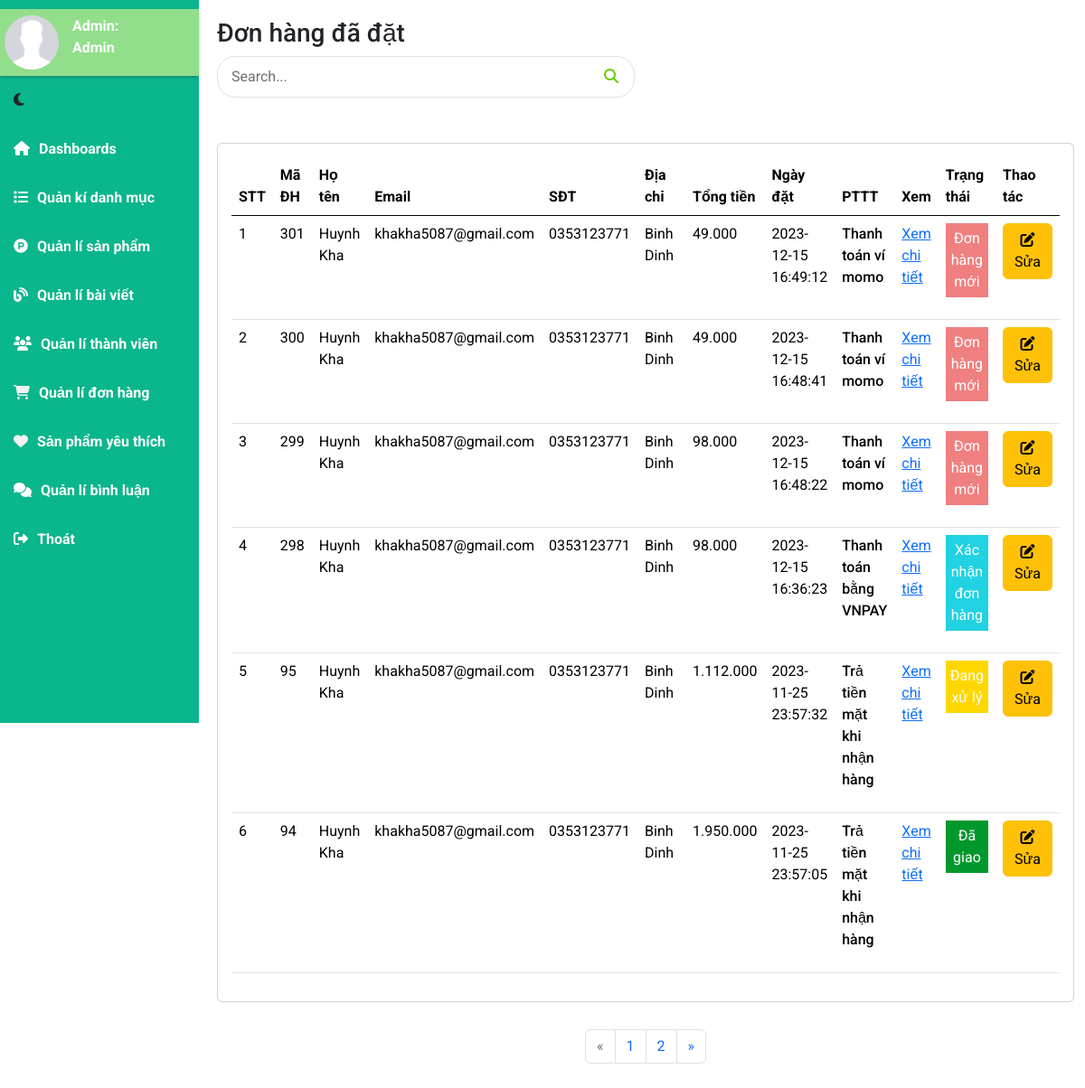
The app's page /admin/order (signed in) with its own data.
### tables this page shows
CREATE TABLE `donhang` (
  `MaDH` int NOT NULL,
  `HoTen` varchar(50) NOT NULL,
  `Email` varchar(50) NOT NULL,
  `SoDienThoai` varchar(50) NOT NULL,
  `DiaChi` varchar(255) NOT NULL,
  `GhiChu` text NOT NULL,
  `TongTien` int NOT NULL DEFAULT '0',
  `NgayDat` datetime NOT NULL DEFAULT CURRENT_TIMESTAMP,
  `MaTK` int NOT NULL,
  `PhuongThucTT` tinyint(1) NOT NULL COMMENT '1.Trả tiền mặt khi nhận hàng 2. Thanh toán bằng VNPAY 3.Thanh toan vi momo',
  `TrangThai` tinyint(1) NOT NULL DEFAULT '0' COMMENT '0.Đơn hàng mới 1.Đang xử lý 2. xác nhận đơn hàng 3.Đang giao hàng 4.Đã giao 5.Đã hủy 6.Giao hàng thất bại',
  `MaDHRandom` varchar(20) NOT NULL
);

### app/controller/c_admin.php (called while the page is built, shortened)
<?php
    class c_admin extends c_base{
        private $htmlAdmin;
        function __construct(){
            $this->htmlAdmin = new m_admin;
        }
            function order(){
                $this->titlepage = "Admin order";
                $page = isset($_GET['page']) ? (int)$_GET['page'] : 1;
                if(isset($_POST['search_product'])){
                    $keyword = $_POST['keyword'];
                } else {
                    $keyword = "";
                }
                $donghangall = $this->htmlAdmin->get_donhangadmin($keyword,$page);
                $SoTrang = ceil($this->htmlAdmin->order_adminPage()/6);
                $this->data['donghangall'] = $donghangall;
                $this->data['SoTrang'] = $SoTrang;
                $this->data['page'] = $page;
                $this->renderView("admin/v_admin_donhang", $this->titlepage ,$this->data);
            }
    }
?>

### app/routing/routeIndex.php (called while the page is built, shortened)
<?php
    $uri = isset($_GET['url']) ? "/".rtrim($_GET['url'], '/') : '/index';
    Route::dispatch($uri);
?>

### index.php (called while the page is built, shortened)
<?php
    include_once 'app/routing/routeIndex.php';
?>

### app/model/m_pdo.php (called while the page is built, shortened)
<?php
            class m_pdo{
        private $dbhost= DB_HOST;
        private $dbname= DB_NAME;
        private $username= DB_USERNAME;
        private $password = DB_PASSWORD;
        private $conn;
        function __construct(){
            try {
                $this->conn = new PDO("mysql:host=".$this->dbhost.";dbname=".$this->dbname, $this->username, $this->password);
                $this->conn->setAttribute(PDO::ATTR_ERRMODE, PDO::ERRMODE_EXCEPTION);
            } catch (PDOException $th) {
                throw $th;
            }
        }
        function pdo_query($sql){
            $sql_args = array_slice(func_get_args(), 1);
            try{
                $this->stmt = $this->conn->prepare($sql);
                $this->stmt->execute($sql_args);
                $rows = $this->stmt->fetchAll();
                return $rows;
            }
            catch(PDOException $e){
                throw $e;
            }
            finally{
                unset($conn);
            }
        }
    }
?>

### app/model/m_admin.php (called while the page is built, shortened)
<?php
    class m_admin {
        private $data;
        function __construct(){
            $this->data = new m_pdo;
        }
        function get_donhangadmin($keyword,$page=1){
            $BatDau = ($page - 1) * 6;
            return $this->data->pdo_query("SELECT * FROM donhang WHERE
                CASE
                    WHEN TrangThai = 0 THEN 'Đơn hàng mới'
                    WHEN TrangThai = 1 THEN 'Đang xử lý'
                    WHEN TrangThai = 2 THEN 'Xác nhận đơn hàng'
                    WHEN TrangThai = 3 THEN 'Đang giao hàng'
                    WHEN TrangThai = 4 THEN 'Đã giao'
                    WHEN TrangThai = 5 THEN 'Đã hủy'
                    WHEN TrangThai = 6 THEN 'Giao hàng thất bại'
                END
                LIKE '%$keyword%' OR HoTen LIKE '%$keyword%' ORDER BY MaDH DESC LIMIT $BatDau,6");
        }
    }
?>

### app/view/admin/v_admin_donhang.php (the view, shortened to what this page needs)
<?php include_once 'v_admin_header.php' ?>
<div class="main-content">
    <h3 class="title-page">
        Đơn hàng đã đặt
    </h3>
    <div class="row">
        <div class="col-md-6">
            <div class="blog__sidebar__search">
                <form action="" method="post">
                    <input type="text" name="keyword" placeholder="Search...">
                    <button type="submit" name="search_product"><i class="fa-solid fa-magnifying-glass" style="color: #69cc05;"></i></button>
                </form>
            </div>
        </div>
        <div class="col-md-6">
        </div>
    </div>
    <section class="row">
        <div class="col-sm-12 col-md-12 col xl-12">
            <div class="card chart">
                <table class="table">
                    <thead>
                        <tr>
                            <th>STT</th>
                            <th>Mã ĐH</th>
                            <th>Họ tên</th>
                            <th>Email</th>
                            <th>SĐT</th>
                            <th>Địa chỉ</th>
                            <th>Tổng tiền</th>
                            <th>Ngày đặt</th>
                            <th>PTTT</th>
                            <th>Xem</th>
                            <th>Trạng thái</th>
                            <th>Thao tác</th>
                        </tr>
                    </thead>
                    <tbody>
                        <?php
                            $stt = 1;
                            $donghangall = $data['donghangall'];
                            foreach($donghangall as $order):
                        ?>
                        <tr>
                            <td><?=$stt?></td>
                            <td><?=$order['MaDH']?></td>
                            <td><?=$order['HoTen']?></td>
                            <td><?=$order['Email']?></td>
                            <td><?=$order['SoDienThoai']?></td>
                            <td style="width:100px"><?=$order['DiaChi']?></td>
                            <td><?=number_format($order['TongTien'],"0",",",".")?></td>
                            <td><?=$order['NgayDat']?></td>
                            <td>
                                <?php
                                    switch ($order['PhuongThucTT']) {
                                        case '1':
                                            echo '<p style="font-weight: 500;">Trả tiền mặt khi nhận hàng</p>';
                                            break;
                                        case '2':
                                            echo '<p style="font-weight: 500;">Thanh toán bằng VNPAY</p>';
                                            break;
                                        case '3':
                                            echo '<p style="font-weight: 500;">Thanh toán ví momo</p>';
                                            break;
                                    }
                                ?>
                            </td>
                            <td><a href="<?=APPURL?>admin/orderDetail/<?=$order['MaDH']?>" class="a_linkdetail">Xem chi tiết</a></td>
                            <td>
                                <?php
                                    switch ($order['TrangThai']) {
                                        case '0':
                                            echo '<p style="text-align: center; color:#fff; padding:5px 5px; background-color: #F08080;">Đơn hàng mới</p>';
                                            break;
                                        case '1':
                                            echo '<p style="text-align: center; color:#fff; padding:5px 5px; background-color: #FFD700;">Đang xử lý</p>';
                                            break;
                                        case '2':
                                            echo '<p  style="text-align: center; color:#fff; padding:5px 5px; background-color: #21d2e2;">Xác nhận đơn hàng</p>';
                                            break;
                                        case '4':
                                            echo '<p style="text-align: center; color:#fff; padding:5px 5px; background-color: #00982d;">Đã giao</p>';
                                            break;
                                    }
                                ?>
                            </td>
                            <td>
                                <a href="<?=APPURL?>admin/orderEdit/<?=$order['MaDH']?>" class="btn btn-warning"><i class="fa-solid fa-pen-to-square"></i> Sửa</a>
                            </td>
                        </tr>
                        <?php
                            $stt++;
                            endforeach;
                        ?>
                    </tbody>
                </table>
            </div>
        </div>
    </section>
    <div class="admin__pagein">
    <ul class="pagination">
    <li class="page-item <?= ($data['page'] <= 1) ? "disabled" : ""?>">
            <a class="page-link" href="<?=APPURL?>admin/order?page=<?=($data['page']-1)?>" aria-label="Previous">
                <span aria-hidden="true">&laquo;</span>
            </a>
        </li>
        <?php
        $SoTrang = $data['SoTrang'];
        for($i=1; $i <= $SoTrang ; $i++): ?>
            <li class="page-item <?= ($page==$i) ? 'active' : '' ?>">
                <a class="page-link" href="<?=APPURL?>admin/order?page=<?=$i?>"><?=$i?></a>
            </li>
        <?php endfor;  ?>
        <li class="page-item <?=  ($page >= $SoTrang) ? "disabled" : ""?>">
        <a class="page-link" href="<?= APPURL?>admin/order?page=<?= ($data['page'] + 1) ?>" aria-label="Next">
                <span aria-hidden="true">&raquo;</span>
            </a>
        </li>
    </ul>
</div>
</div>
<?php include_once 'v_admin_footer.php' ?>

### app/routing/route.php (shortened to what this page needs)
<?php
class route {
    private static $routes = [];
    public static function add($uri, $controller) {
        $uri="#^".$uri."$#";
        self::$routes[] = ['uri' => $uri, 'controller' => $controller];
    }
    public static function dispatch($uri) {
        foreach (self::$routes as $route) {
            if (preg_match($route['uri'], $uri,$matches)) {
                if(count($matches)>0){
                    list($controller, $method) = explode('@', $route['controller']);
                    $controllerInstance = new $controllerClass();
                    $controllerInstance->$method();
                    return;
                }
            }
        }
    }
}

### public/css/admin.css (style rules this page uses)
* { padding: 0; margin: 0; box-sizing: border-box; font-family: 'Roboto', sans-serif; }
body { background-color: #e6e6e6; }
.main-content { padding-left: 240px; padding-bottom: 20px; }
.main-content .title-page { padding-top: 20px; }
.chart { padding: 15px; border-radius: 10px; }
.admin__pagein { display: flex; justify-content: center; padding-top: 30px; }
.blog__sidebar__search { margin-bottom: 50px; }
.blog__sidebar__search form { position: relative; }
.blog__sidebar__search form input { width: 100%; height: 46px; font-size: 16px; color: #6f6f6f; padding-left: 15px; border: 1px solid #e1e1e1; border-radius: 20px; }
.blog__sidebar__search form input::placeholder { color: #6f6f6f; }
.blog__sidebar__search form button { font-size: 16px; color: #6f6f6f; background: transparent; border: none; position: absolute; right: 0; top: 0; height: 100%; padding: 0px 18px; }

### records on screen
donhang: MaDH "301", HoTen "Huynh Kha", Email "khakha5087@gmail.com", SoDienThoai "0353123771", DiaChi "Binh Dinh", TongTien "49.000", NgayDat "2023-12-15 16:49:12", PhuongThucTT "Thanh toán ví momo", TrangThai "Đơn hàng mới"
donhang: MaDH "300", HoTen "Huynh Kha", Email "khakha5087@gmail.com", SoDienThoai "0353123771", DiaChi "Binh Dinh", TongTien "49.000", NgayDat "2023-12-15 16:48:41", PhuongThucTT "Thanh toán ví momo", TrangThai "Đơn hàng mới"
donhang: MaDH "299", HoTen "Huynh Kha", Email "khakha5087@gmail.com", SoDienThoai "0353123771", DiaChi "Binh Dinh", TongTien "98.000", NgayDat "2023-12-15 16:48:22", PhuongThucTT "Thanh toán ví momo", TrangThai "Đơn hàng mới"
donhang: MaDH "298", HoTen "Huynh Kha", Email "khakha5087@gmail.com", SoDienThoai "0353123771", DiaChi "Binh Dinh", TongTien "98.000", NgayDat "2023-12-15 16:36:23", PhuongThucTT "Thanh toán bằng VNPAY", TrangThai "Xác nhận đơn hàng"
donhang: MaDH "95", HoTen "Huynh Kha", Email "khakha5087@gmail.com", SoDienThoai "0353123771", DiaChi "Binh Dinh", TongTien "1.112.000", NgayDat "2023-11-25 23:57:32", PhuongThucTT "Trả tiền mặt khi nhận hàng", TrangThai "Đang xử lý"
donhang: MaDH "94", HoTen "Huynh Kha", Email "khakha5087@gmail.com", SoDienThoai "0353123771", DiaChi "Binh Dinh", TongTien "1.950.000", NgayDat "2023-11-25 23:57:05", PhuongThucTT "Trả tiền mặt khi nhận hàng", TrangThai "Đã giao"
